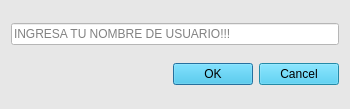
<?xml version="1.0" encoding="UTF-8"?>
<ui version="4.0">
 <class>Dialog</class>
 <widget class="QDialog" name="Dialog">
  <property name="geometry">
   <rect>
    <x>0</x>
    <y>0</y>
    <width>350</width>
    <height>109</height>
   </rect>
  </property>
  <property name="windowTitle">
   <string>Dialog</string>
  </property>
  <property name="styleSheet">
   <string notr="true">background-color: rgb(231, 231, 231);</string>
  </property>
  <layout class="QGridLayout" name="gridLayout">
   <item row="0" column="0">
    <widget class="QLineEdit" name="lineEdit">
     <property name="styleSheet">
      <string notr="true">color: rgb(3, 3, 3);
background-color: rgb(255, 255, 255);</string>
     </property>
     <property name="placeholderText">
      <string>INGRESA TU NOMBRE DE USUARIO!!!</string>
     </property>
    </widget>
   </item>
   <item row="1" column="0">
    <widget class="QDialogButtonBox" name="buttonBox">
     <property name="styleSheet">
      <string notr="true">background-color: rgb(50, 193, 234);</string>
     </property>
     <property name="orientation">
      <enum>Qt::Horizontal</enum>
     </property>
     <property name="standardButtons">
      <set>QDialogButtonBox::Cancel|QDialogButtonBox::Ok</set>
     </property>
    </widget>
   </item>
  </layout>
 </widget>
 <resources/>
 <connections>
  <connection>
   <sender>buttonBox</sender>
   <signal>accepted()</signal>
   <receiver>Dialog</receiver>
   <slot>accept()</slot>
   <hints>
    <hint type="sourcelabel">
     <x>248</x>
     <y>254</y>
    </hint>
    <hint type="destinationlabel">
     <x>157</x>
     <y>274</y>
    </hint>
   </hints>
  </connection>
  <connection>
   <sender>buttonBox</sender>
   <signal>rejected()</signal>
   <receiver>Dialog</receiver>
   <slot>reject()</slot>
   <hints>
    <hint type="sourcelabel">
     <x>316</x>
     <y>260</y>
    </hint>
    <hint type="destinationlabel">
     <x>286</x>
     <y>274</y>
    </hint>
   </hints>
  </connection>
 </connections>
</ui>
